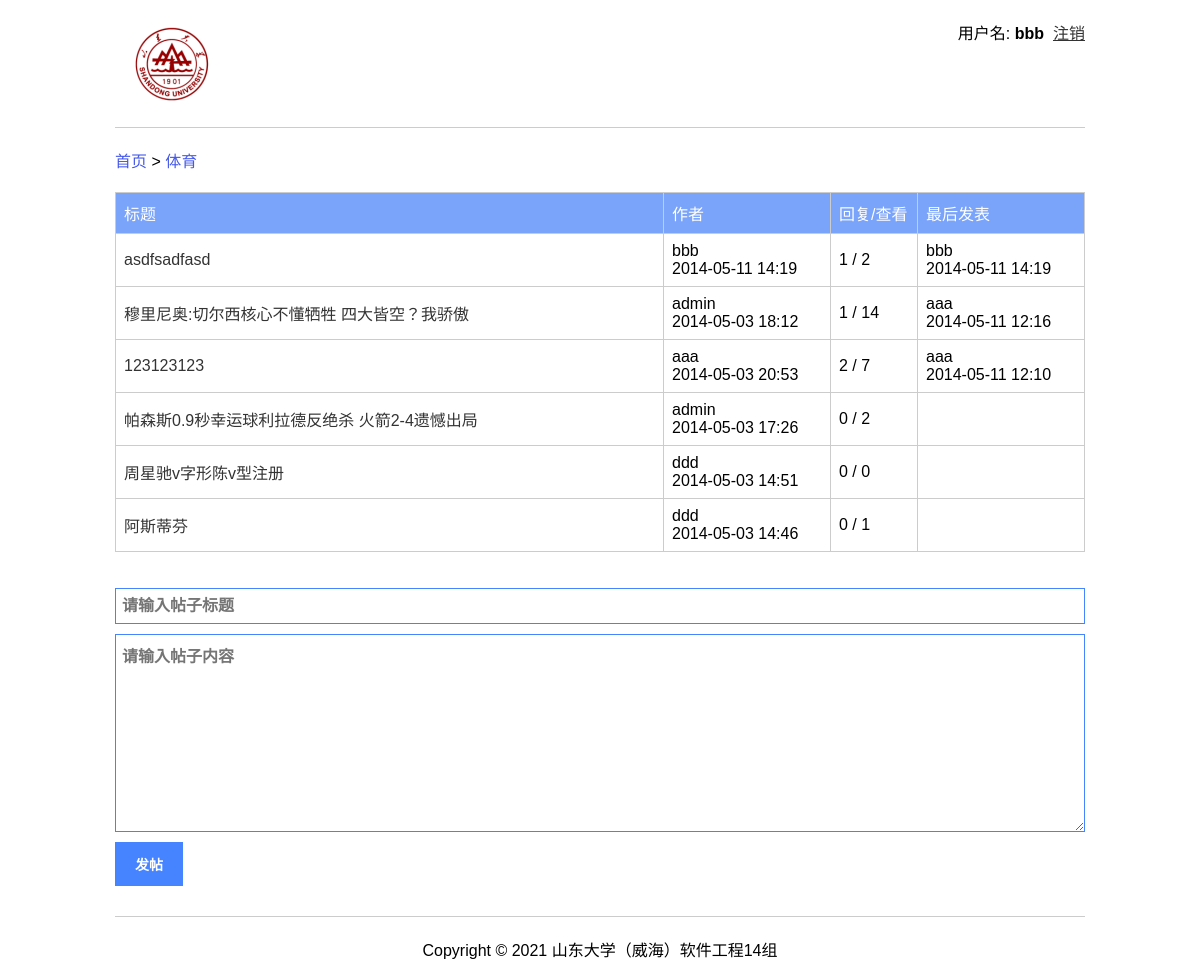
/board_detail.php?board=体育 (signed in), run on the app's committed database.
### tables this page shows
CREATE TABLE IF NOT EXISTS `t_post` (
  `id` int(11) NOT NULL AUTO_INCREMENT,
  `pid` int(11) DEFAULT NULL,
  `board_name` varchar(100) NOT NULL,
  `uid` int(11) NOT NULL,
  `title` varchar(200) DEFAULT NULL,
  `content` text NOT NULL,
  `write_time` varchar(30) NOT NULL,
  `see_count` int(11) NOT NULL,
  PRIMARY KEY (`id`),
  KEY `FK_contain` (`board_name`),
  KEY `FK_father_child` (`pid`),
  KEY `FK_write_post` (`uid`)
);

CREATE TABLE IF NOT EXISTS `t_user` (
  `uid` int(11) NOT NULL AUTO_INCREMENT,
  `username` varchar(50) NOT NULL,
  `password` varchar(60) NOT NULL,
  `permission` varchar(20) DEFAULT NULL,
  PRIMARY KEY (`uid`)
);

### board_detail.php (called while the page is built, shortened)
<?php
	require_once("./modules/board.php");
	$board_name = $_GET['board'];
	$posts = get_board_all_posts($board_name);
	require_once('./pages/posts.php');
?>

### includes/db.php (called while the page is built, shortened)
<?php
	function exe_sql($sql) {
		$conn = mysqli_connect(DB_HOST, DB_USERNAME, DB_PASSWORD, DB_NAME);
		mysqli_set_charset($conn, "utf8");
		$result = mysqli_query($conn, $sql);
		if (is_bool($result)) {
			$data = mysqli_affected_rows($conn);
		} else {
			$data = array();
			while (($row = mysqli_fetch_assoc($result))) {
				$data[] = $row;
			}
		}
		return $data;
	}
?>

### modules/board.php (called while the page is built, shortened)
<?php
	require_once('./includes/db.php');
	function get_board_all_posts($board_name) {
		$sql = "
			select t_post.board_name, t_post.id, t_post.title, t_user.username, t_post.write_time, count(t_child_post.id) as reply_count, t_post.see_count, max(t_child_post.write_time) as last_update_time, t_child_user.username as last_update_user
			from t_post
			left join t_post as t_child_post on t_post.id = t_child_post.pid
			left join t_user on t_post.uid = t_user.uid
			left join t_user as t_child_user on t_child_post.uid = t_child_user.uid
			where t_post.board_name = '$board_name' and t_post.pid is null
			group by t_post.id
			order by last_update_time desc, t_post.write_time desc
		";
		$posts = exe_sql($sql);
		return $posts;
	}
?>

### pages/posts.php (the view, shortened to what this page needs)
<?php require_once('_header.php'); ?>
	<div class="main">
		<table border="1">
			<thead>
				<tr>
					<td width="*">标题</td>
					<td width="150">作者</td>
					<td width="70">回复/查看</td>
					<td width="150">最后发表</td>
				</tr>
			</thead>
			<tbody>
				<?php
					if (empty($posts)) {
						echo '<tr>';
						echo '<td colspan="4">尚无帖子!</td>';
						echo '</tr>';
					} else {
						foreach ($posts as $post) {
							echo '<tr>';
							echo '<td><a href="post_detail.php?board=' . urlencode($post['board_name']) . '&id=' . urlencode($post['id']) . '">' . $post['title'] . '</a></td>';
							echo '<td>' . $post['username'] . '<br />' . $post['write_time'] . '</td>';
							echo '<td>' . $post['reply_count'] . ' / ' . $post['see_count'] . '</td>';
							echo '<td>' . $post['last_update_user'] . '<br />' . $post['last_update_time'] . '</td>';
							echo '</tr>';
						}
					}
				?>
			</tbody>
		</table>
		<br>
		<br>
		<form action="" method="post">
			<input type="text" name="title" value="<?php echo isset($_GET['title']) ? $_GET['title'] : ''; ?>" placeholder="请输入帖子标题" size="115"><br>
			<textarea name="content" id="" cols="100" rows="10" placeholder="请输入帖子内容"></textarea><br>
			<input type="submit" name="new_post" value="发帖">
		</form>
	</div>
<?php require_once('_footer.php'); ?>

### pages/css/style.css (style rules this page uses)
html { overflow-y: scroll; font-family: Arial,Helvetica,sans-serif, "宋体"; }
body, table, tr, td, input { margin: 0; padding: 0; }
a { color: #333; text-decoration: none; }
table { border-collapse: collapse; width: 100%; border-color: #ccc; }
table td { padding: 8px; border: 1px solid #ccc; }
table thead td { color: #fff; background: #7aa3fa; }
input[type=text], textarea { width: 962px; vertical-align: middle; padding: 8px 0px 8px 6px; font-size: 16px; font-weight: bold; outline: none; border: 1px solid #4684ff; margin-bottom: 10px; }
input[type=submit] { outline: none; border: none; padding: 12px 20px; color: #fff; background: #4684ff; cursor: pointer; vertical-align: middle; font-weight: bold; font-size: 14px; margin-bottom: 10px; }

### data on the page
t_post: title "asdfsadfasd", uid.username "bbb", write_time "2014-05-11 14:19", reply_count "1", see_count "2", last_update_user "bbb", last_update_time "2014-05-11 14:19"
t_post: title "穆里尼奥:切尔西核心不懂牺牲 四大皆空？我骄傲", uid.username "admin", write_time "2014-05-03 18:12", reply_count "1", see_count "14", last_update_user "aaa", last_update_time "2014-05-11 12:16"
t_post: title "123123123", uid.username "aaa", write_time "2014-05-03 20:53", reply_count "2", see_count "7", last_update_user "aaa", last_update_time "2014-05-11 12:10"
t_post: title "帕森斯0.9秒幸运球利拉德反绝杀 火箭2-4遗憾出局", uid.username "admin", write_time "2014-05-03 17:26", reply_count "0", see_count "2"
t_post: title "周星驰v字形陈v型注册", uid.username "ddd", write_time "2014-05-03 14:51", reply_count "0", see_count "0"
t_post: title "阿斯蒂芬", uid.username "ddd", write_time "2014-05-03 14:46", reply_count "0", see_count "1"

### other printed values
$_SESSION['username'] "bbb"
$board_name "体育"
